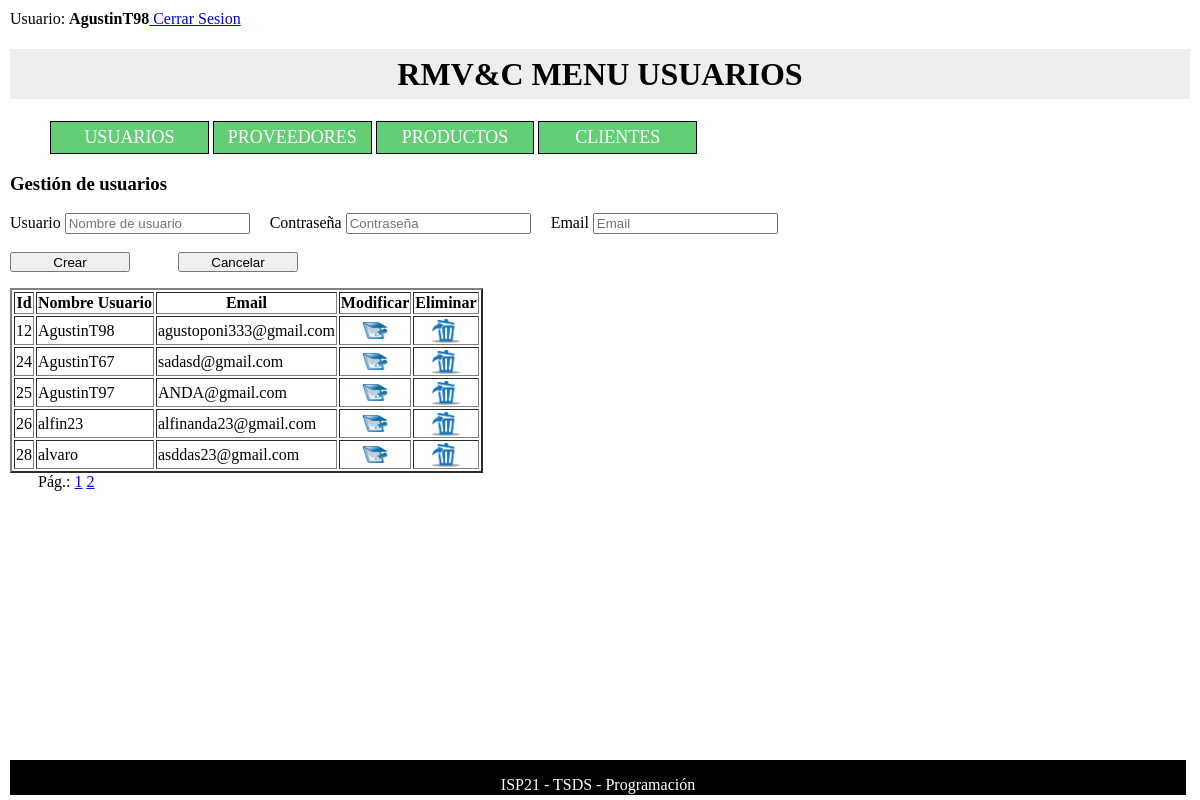
The app's page /usuarios.php (signed in) with its own data.
### tables this page shows
CREATE TABLE `usuario` (
  `ID` int(11) NOT NULL,
  `detalle` varchar(10) NOT NULL,
  `pass` varchar(8) NOT NULL,
  `email` varchar(60) NOT NULL
);

### usuarios.php (the view, shortened to what this page needs)
<?php
	include ("verifica_sesion.php");
	include ("conectar.php");
	$rango_pag=5;
	if (isset($_GET["pagina"])) {
		if ($_GET["pagina"]==1) {
			header("location:usuarios.php");
	    } else {
		$pagina=$_GET["pagina"];
		}
	} else {
		$pagina=1;
	}
	$desde = ($pagina-1)*$rango_pag;
	$sql="select * from usuario";
	$resultado = mysqli_query($conexion, $sql);
	$cant_registros = mysqli_num_rows($resultado);
	$cant_pag = ceil($cant_registros/$rango_pag);
	$sql = "select * from usuario limit $desde, $rango_pag";
	$mostrar = mysqli_query($conexion, $sql);
?>
<html>
<head>
	<link href="estilo.css" rel="stylesheet" type="text/css">
</head>
<body>
	<header>
		<H1> RMV&C MENU USUARIOS </H1>
	</header>
	<nav>
		<ul>
		  <li>  <a href="usuarios.php"> USUARIOS </a> </li>
		  <li>  <a href="proveedores.php"> PROVEEDORES </a> </li>
		  <li>  <a href="productos.php"> PRODUCTOS </a> </li>
		  <li>  <a href="clientes.php"> CLIENTES </a> </li>
		</ul>
	</nav>
	<section>
		<form action="usuarios.php" method="post">
		  <H3> Gestión de usuarios </H3>
		  Usuario <input type="text" name="detalle" placeholder="Nombre de usuario" autofocus required autocomplete="off"></input>
          &nbsp;&nbsp;&nbsp;
		  Contraseña <input type="password" name="pass" placeholder="Contraseña" required></input>
          &nbsp;&nbsp;&nbsp;
		  Email <input type="text" name="email" placeholder="Email" required></input>
		  <br><br>
		  <input type="submit"
		  name="<?php if(isset($_GET['mod'])) echo 'actualizar'; else echo 'insertar';?>"
		  value="<?php if(isset($_GET['mod'])) echo 'Modificar'; else echo 'Crear';?>"
		  style='width:120px;height:20px'>
		  <input type="button" name="cancelar" value="Cancelar" style='width:120px;height:20px' onClick="window.location.href = 'usuarios.php'">
		</form>
		  <table border="2">
			<tr>
				<th>Id</th>
				<th>Nombre Usuario</th>
				<th>Email</th>
				<th>Modificar</th>
				<th>Eliminar</th>
			</tr>
		  <?php
			while ($fila=mysqli_fetch_assoc($mostrar)){
				echo "<tr>
						<td>".$fila['ID']."</td>
						<td>".$fila['detalle']."</td>
						<td>".$fila['email']."</td>
						<td><center><a href='usuarios.php?mod=".$fila['ID']."'><img src='modificar.jpg' width='30' height='25'></a></center></td>
						<td><center><a href=\"javascript:preguntar('".$fila['ID']."')\"><img src='eliminar.png' width='30'
					  </tr>";
			}
		  ?>
		  </table>
		  <?php
			echo "&nbsp;&nbsp;&nbsp;&nbsp;&nbsp;&nbsp;&nbsp;"."Pág.:  ";
			for ($i=1 ; $i<=$cant_pag ; $i++) {
				echo "<a href='?pagina=".$i."'>".$i."</a>  " ;
			}
		  ?>
	</section>
	<footer>
		<p> ISP21 - TSDS - Programación </p>
	</footer>
</body>
</html>

### verifica_sesion.php (shortened to what this page needs)
<?php
	if (isset($_SESSION["logueado"])) {
		echo "<p> Usuario: <b>" . $_SESSION["logueado"] . "</b </p>";
		echo "<a href= 'cerrar_sesion.php'> Cerrar Sesion </a>";
	}
	else {
		header("location:index.php");
	}
?>

### estilo.css (style rules this page uses)
html { min-height: 100%; position: relative; }
body { margin: 10; margin-bottom: 40px; }
header { background-color: rgb(125, 204, 109); text-align: center; }
footer { background-color: black; position: absolute; bottom: 5; width: 98%; height: 35px; color: white; }
footer p { text-align: center; }
h1 { height: 50px; background-color: #EEE; display:flex; justify-content: center; align-items: center; }
nav a { text-decoration:none; color:inherit; font-size:18px; }
nav li { display:inline-block; width: 12%; padding:5px 10px; background-color:rgb(100, 206, 118); border:1px solid #000; text-align:center; color:#fff; }

### records on screen
usuario: ID "12", detalle "AgustinT98", email "agustoponi333@gmail.com"
usuario: ID "24", detalle "AgustinT67", email "sadasd@gmail.com"
usuario: ID "25", detalle "AgustinT97", email "ANDA@gmail.com"
usuario: ID "26", detalle "alfin23", email "alfinanda23@gmail.com"
usuario: ID "28", detalle "alvaro", email "asddas23@gmail.com"

### other values on screen
$_SESSION["logueado"] "AgustinT98"
